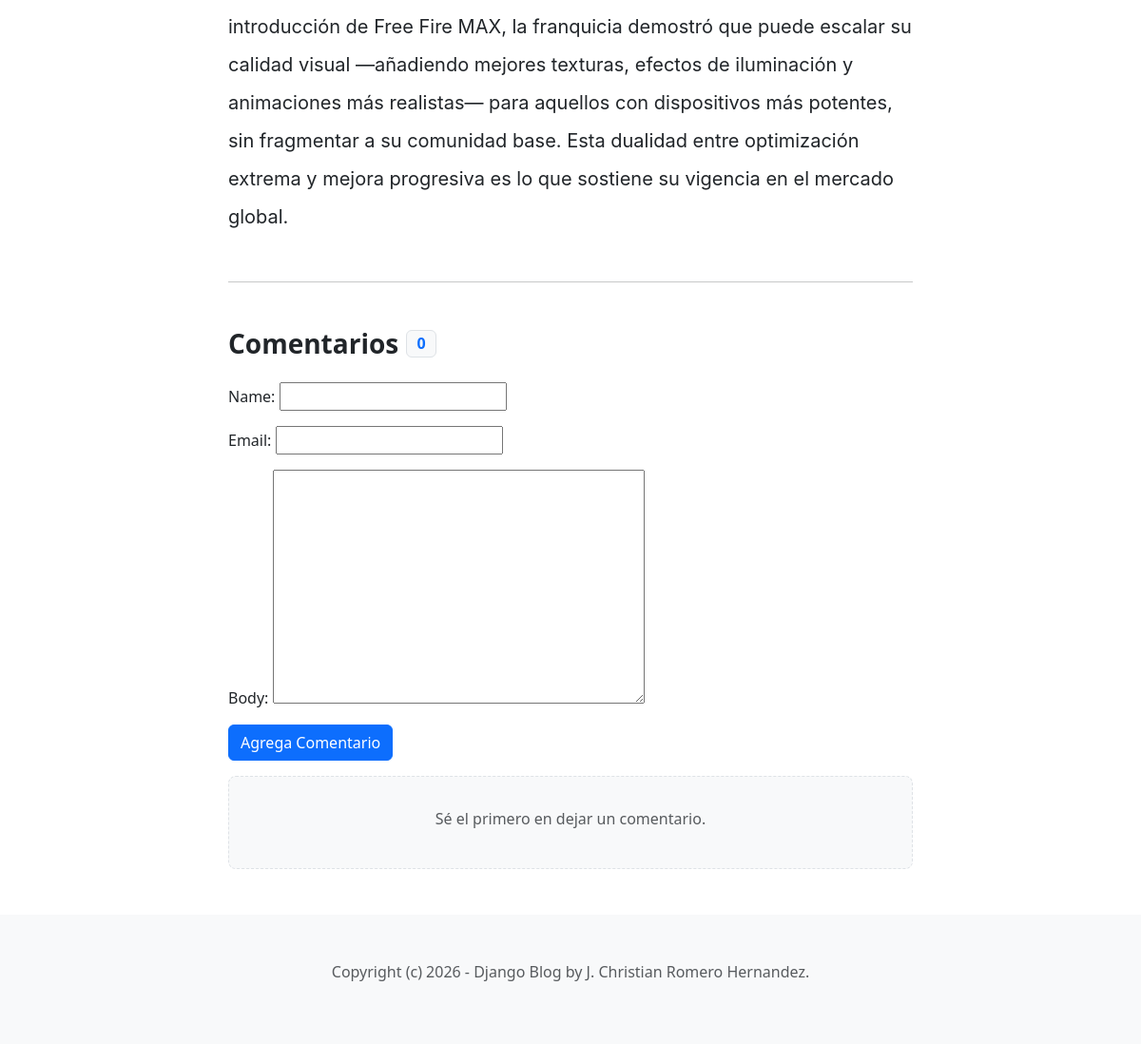
Before: /blog/13/ (lower part) with the older database file.
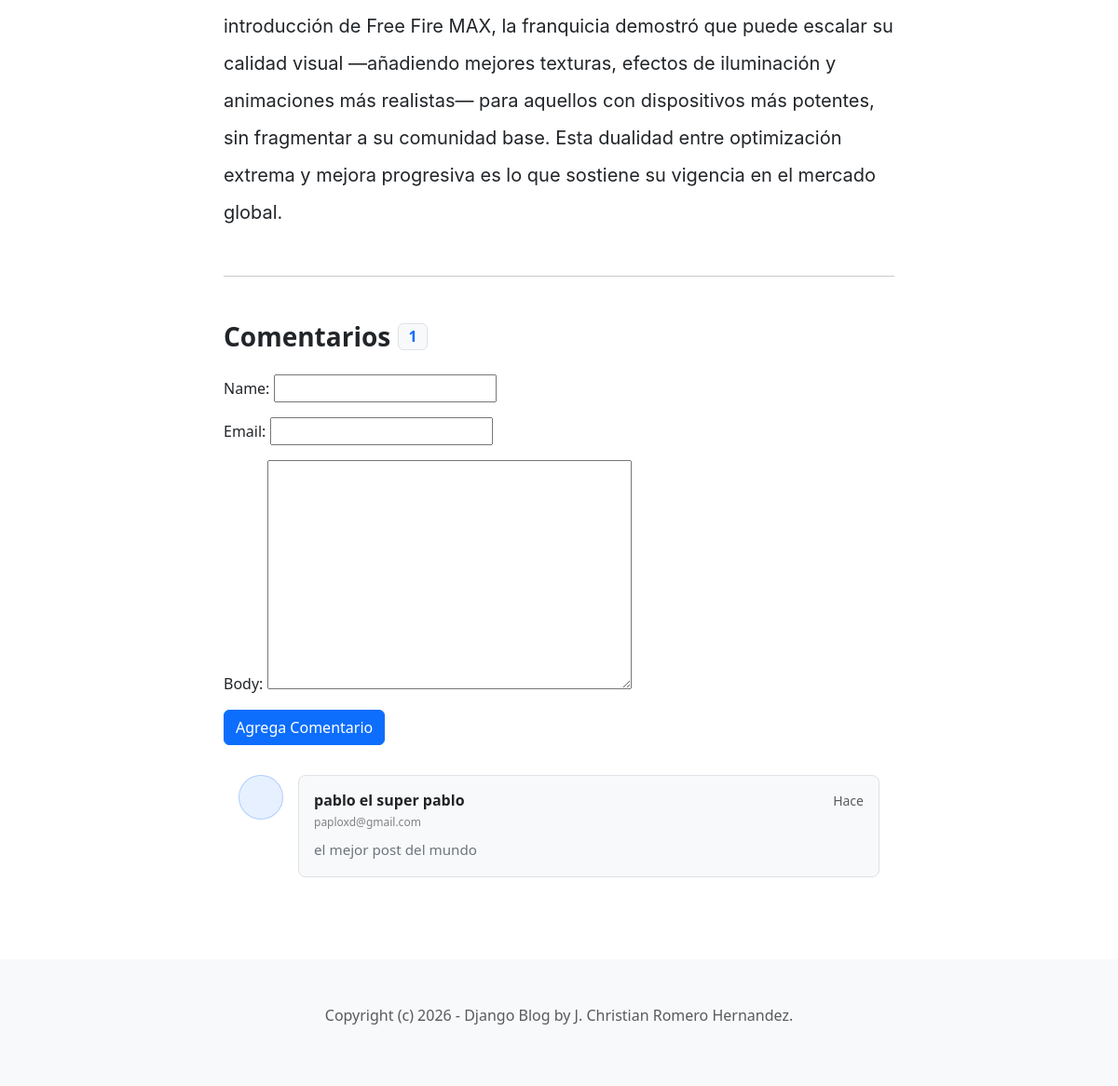
After: the same page with the newer database file.
### blog/models.py (models this page shows, shortened)
class Post(models.Model):
    ACTIVATE = 'active'
    DRAFT = 'draft'
    CHOICES_STATUS = {
        (ACTIVATE, 'Active'),
        (DRAFT, 'Draft')
    }
    category = models.ForeignKey(Category, related_name='posts', on_delete=models.CASCADE)
    title  = models.CharField(max_length=255)
    intro = models.TextField()
    body = models.TextField()
    created_at = models.DateTimeField(auto_now_add=True)
    status = models.CharField(max_length=10, choices=CHOICES_STATUS, default=ACTIVATE)
    image = models.ImageField(upload_to='upload/', blank=True, null=True)

class Comment(models.Model):
    post = models.ForeignKey(Post, related_name='comments', on_delete=models.CASCADE)
    name  = models.CharField(max_length=255)
    email = models.EmailField()
    body = models.TextField()
    created_ad = models.DateTimeField(auto_now_add=True)

### blog/views.py (the view)
# urls.py: path('blog/<int:id>/', detail, name='post_detail'),
def detail(request, id):
    post = get_object_or_404(Post, id=id, status=Post.ACTIVATE)
    if request.method == 'POST':
        form = CommentForm(request.POST)
        if form.is_valid():
            comment = form.save(commit=False)
            comment.post = post
            comment.save()
            return redirect('post_detail', id=id)
    else:
        form = CommentForm()
    context = {
        'post': post,
        'form': form
    }
    return render(request, 'blog/detail.html', context)

### blog/forms.py
class CommentForm(forms.ModelForm):
    class Meta:
        model = Comment
        fields = ['name', 'email', 'body']

### blog/models.py (called while the page is built)
    def __str__(self):
        return self.title

### blog/templates/blog/detail.html (shortened to what this page needs)
{% extends 'blog/base.html' %}
{% block content %}
<div class="container py-5">
    <div class="row justify-content-center">
        <div class="col-lg-8">
            <article class="blog-post">
                <div class="post-body lh-lg fs-5 mb-5 text-dark">
                    {{ post.body|linebreaks }}
                </div>
            </article>
            <hr class="my-5 opacity-25">
            <section id="comments">
                <h3 class="mb-4 d-flex align-items-center fw-bold">
                    Comentarios
                    <span class="badge bg-light text-primary ms-2 fs-6 border">{{ post.comments.count }}</span>
                </h3>
                <form action=""method="post">
                    {{form.as_p}}
                    <button type="submit" class="btn btn-primary mb-3">
                        Agrega Comentario
                    </button>
                </form>
                {% for comment in post.comments.all %}
                <div class="d-flex mb-4 p-3 rounded-3 hover-bg-light transition-all">
                    <div class="flex-shrink-0">
                        <div class="bg-primary bg-opacity-10 rounded-circle d-flex align-items-center justify-content-center border border-primary border-opacity-25"
                             style="width: 48px; height: 48px;">
                        </div>
                    </div>
                    <div class="flex-grow-1 ms-3">
                        <div class="p-3 bg-light rounded-3 border">
                            <div class="d-flex justify-content-between align-items-center mb-1">
                                <h6 class="mb-0 fw-bold text-dark">{{ comment.name }}</h6>
                                <small class="text-muted small">Hace {{ comment.created_at|timesince }}</small>
                            </div>
                            <div class="text-muted small mb-2 opacity-75" style="font-size: 0.75rem;">{{ comment.email }}</div>
                            <p class="mb-0 text-secondary" style="font-size: 0.95rem; line-height: 1.6;">
                                {{ comment.body }}
                            </p>
                        </div>
                    </div>
                </div>
                {% empty %}
                <div class="text-center py-4 bg-light rounded-3 border border-dashed">
                    <p class="text-muted mt-2">Sé el primero en dejar un comentario.</p>
                </div>
                {% endfor %}
            </section>
        </div>
    </div>
</div>
{% endblock %}

Changed rows visible on the page:
computed for Post: comments.count "0" → "1"
added Comment: name "pablo el super pablo", email "paploxd@gmail.com", body "el mejor post del mundo"
Other visible differences:
text no longer shown: "Sé el primero en dejar un comentario."
